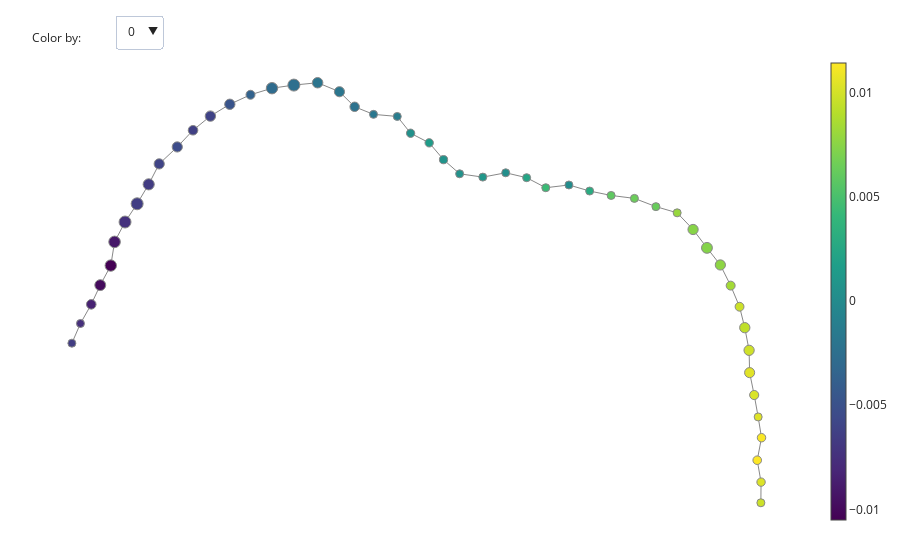

Here is the notebook cell this chart was saved with:
### Code cell
filter_func = map.Projection(columns=1)
cover = map.OneDimensionalCover(kind='uniform', n_intervals=50, overlap_frac=0.45)
#cover = map.CubicalCover(n_intervals=10, overlap_frac=0.3)
clusterer = cluster.DBSCAN()

pipe = map.make_mapper_pipeline(
    filter_func=filter_func,
    cover=cover,
    clusterer=clusterer,
    verbose=False,
    n_jobs=1,
)

fig = map.plot_static_mapper_graph(pipe, sq_locationnp_centered, color_data=sq_locationnp_centered)
fig.show(config={'scrollZoom': True})
#g = pipe.fit_transform(sq_locationnp_centered)
#color_data=sq_locationnp_centered[:,1]

### Figure 1 — Plotly figure (JSON) as saved in the notebook; plotly's stock layout.template omitted (floating-point values rounded to 4 significant figures; data arrays with more than 128 entries replaced by an {"elided": "..."} marker saying what was removed)
{"data": [{"hoverinfo": "none", "line": {"color": "#888", "width": 1}, "mode": "lines", "name": "edge_trace", "type": "scatter", "uid": "d831c3c5-e564-406e-8969-d3cedbcd8e04", "x": {"elided": "147 float values"}, "y": {"elided": "147 float values"}}, {"hoverinfo": "text", "hovertext": ["Node ID: 0<br>Pullback set label: 41<br>Partial cluster label: 0<br>Node size: 142<br>Summary statistic: 0.0093", "Node ID: 1<br>Pullback set label: 42<br>Partial cluster label: 0<br>Node size: 141<br>Summary statistic: 0.00984", "Node ID: 2<br>Pullback set label: 26<br>Partial cluster label: 0<br>Node size: 75<br>Summary statistic: 0.00102", "Node ID: 3<br>Pullback set label: 27<br>Partial cluster label: 0<br>Node size: 72<br>Summary statistic: 0.00039", "Node ID: 4<br>Pullback set label: 14<br>Partial cluster label: 0<br>Node size: 108<br>Summary statistic: -0.00359", "Node ID: 5<br>Pullback set label: 15<br>Partial cluster label: 0<br>Node size: 174<br>Summary statistic: -0.00281", "Node ID: 6<br>Pullback set label: 35<br>Partial cluster label: 0<br>Node size: 75<br>Summary statistic: 0.00795", "Node ID: 7<br>Pullback set label: 36<br>Partial cluster label: 0<br>Node size: 141<br>Summary statistic: 0.0074", "Node ID: 8<br>Pullback set label: 16<br>Partial cluster label: 0<br>Node size: 193<br>Summary statistic: -0.00256", "Node ID: 9<br>Pullback set label: 10<br>Partial cluster label: 0<br>Node size: 139<br>Summary statistic: -0.00539", "Node ID: 10<br>Pullback set label: 11<br>Partial cluster label: 0<br>Node size: 123<br>Summary statistic: -0.00633", "Node ID: 11<br>Pullback set label: 39<br>Partial cluster label: 0<br>Node size: 107<br>Summary statistic: 0.00835", "Node ID: 12<br>Pullback set label: 40<br>Partial cluster label: 0<br>Node size: 105<br>Summary statistic: 0.00976", "Node ID: 13<br>Pullback set label: 37<br>Partial cluster label: 0<br>Node size: 158<br>Summary statistic: 0.0073", "Node ID: 14<br>Pullback set label: 38<br>Partial cluster label: 0<br>Node size: 139<br>Summary statistic: 0.00762", "Node ID: 15<br>Pullback set label: 25<br>Partial cluster label: 0<br>Node size: 74<br>Summary statistic: 0.000605", "Node ID: 16<br>Pullback set label: 12<br>Partial cluster label: 0<br>Node size: 145<br>Summary statistic: -0.00604", "Node ID: 17<br>Pullback set label: 13<br>Partial cluster label: 0<br>Node size: 142<br>Summary statistic: -0.00473", "Node ID: 18<br>Pullback set label: 24<br>Partial cluster label: 0<br>Node size: 90<br>Summary statistic: 0.000737", "Node ID: 19<br>Pullback set label: 23<br>Partial cluster label: 0<br>Node size: 94<br>Summary statistic: 0.00146", "Node ID: 20<br>Pullback set label: 6<br>Partial cluster label: 0<br>Node size: 191<br>Summary statistic: -0.00737", "Node ID: 21<br>Pullback set label: 7<br>Partial cluster label: 0<br>Node size: 193<br>Summary statistic: -0.00647", "Node ID: 22<br>Pullback set label: 19<br>Partial cluster label: 0<br>Node size: 120<br>Summary statistic: -0.0023", "Node ID: 23<br>Pullback set label: 18<br>Partial cluster label: 0<br>Node size: 138<br>Summary statistic: -0.00185", "Node ID: 24<br>Pullback set label: 30<br>Partial cluster label: 0<br>Node size: 11<br>Summary statistic: 0.000133", "Node ID: 25<br>Pullback set label: 31<br>Partial cluster label: 0<br>Node size: 19<br>Summary statistic: 0.00293", "Node ID: 26<br>Pullback set label: 17<br>Partial cluster label: 0<br>Node size: 148<br>Summary statistic: -0.00198", "Node ID: 27<br>Pullback set label: 43<br>Partial cluster label: 0<br>Node size: 136<br>Summary statistic: 0.0104", "Node ID: 28<br>Pullback set label: 8<br>Partial cluster label: 0<br>Node size: 167<br>Summary statistic: -0.00661", "Node ID: 29<br>Pullback set label: 9<br>Partial cluster label: 0<br>Node size: 140<br>Summary statistic: -0.00602", "Node ID: 30<br>Pullback set label: 20<br>Partial cluster label: 0<br>Node size: 73<br>Summary statistic: -0.00175", "Node ID: 31<br>Pullback set label: 21<br>Partial cluster label: 0<br>Node size: 71<br>Summary statistic: -0.00126", "Node ID: 32<br>Pullback set label: 34<br>Partial cluster label: 0<br>Node size: 71<br>Summary statistic: 0.0063", "Node ID: 33<br>Pullback set label: 22<br>Partial cluster label: 0<br>Node size: 93<br>Summary statistic: 0.000564", "Node ID: 34<br>Pullback set label: 44<br>Partial cluster label: 0<br>Node size: 112<br>Summary statistic: 0.0102", "Node ID: 35<br>Pullback set label: 4<br>Partial cluster label: 0<br>Node size: 174<br>Summary statistic: -0.0105", "Node ID: 36<br>Pullback set label: 5<br>Partial cluster label: 0<br>Node size: 179<br>Summary statistic: -0.0091", "Node ID: 37<br>Pullback set label: 47<br>Partial cluster label: 0<br>Node size: 99<br>Summary statistic: 0.0114", "Node ID: 38<br>Pullback set label: 48<br>Partial cluster label: 0<br>Node size: 94<br>Summary statistic: 0.0103", "Node ID: 39<br>Pullback set label: 3<br>Partial cluster label: 0<br>Node size: 159<br>Summary statistic: -0.00988", "Node ID: 40<br>Pullback set label: 45<br>Partial cluster label: 0<br>Node size: 84<br>Summary statistic: 0.0104", "Node ID: 41<br>Pullback set label: 46<br>Partial cluster label: 0<br>Node size: 96<br>Summary statistic: 0.0113", "Node ID: 42<br>Pullback set label: 32<br>Partial cluster label: 0<br>Node size: 28<br>Summary statistic: 0.00588", "Node ID: 43<br>Pullback set label: 28<br>Partial cluster label: 0<br>Node size: 38<br>Summary statistic: 0.00235", "Node ID: 44<br>Pullback set label: 33<br>Partial cluster label: 0<br>Node size: 57<br>Summary statistic: 0.00639", "Node ID: 45<br>Pullback set label: 49<br>Partial cluster label: 0<br>Node size: 49<br>Summary statistic: 0.00974", "Node ID: 46<br>Pullback set label: 29<br>Partial cluster label: 0<br>Node size: 18<br>Summary statistic: 0.00437", "Node ID: 47<br>Pullback set label: 1<br>Partial cluster label: 0<br>Node size: 81<br>Summary statistic: -0.0075", "Node ID: 48<br>Pullback set label: 2<br>Partial cluster label: 0<br>Node size: 123<br>Summary statistic: -0.00844", "Node ID: 49<br>Pullback set label: 0<br>Partial cluster label: 0<br>Node size: 42<br>Summary statistic: -0.00654"], "marker": {"color": [0.009301, 0.009837, 0.001021, 0.0003895, -0.00359, -0.002809, 0.007949, 0.007395, -0.002557, -0.005386, -0.006329, 0.008352, 0.009759, 0.007298, 0.007615, 0.0006048, -0.006038, -0.004728, 0.0007374, 0.001457, -0.007367, -0.006471, -0.002304, -0.001847, 0.0001333, 0.002932, -0.001982, 0.01045, -0.006606, -0.006023, -0.001754, -0.00126, 0.006297, 0.0005636, 0.01019, -0.0105, -0.009095, 0.01141, 0.01028, -0.009882, 0.0104, 0.01129, 0.005877, 0.002355, 0.006394, 0.009737, 0.004372, -0.007496, -0.008442, -0.006536], "colorbar": {"thickness": 15, "title": {"side": "right", "text": ""}, "xanchor": "left"}, "colorscale": [[0, "#440154"], [0.1111, "#482878"], [0.2222, "#3e4989"], [0.3333, "#31688e"], [0.4444, "#26828e"], [0.5556, "#1f9e89"], [0.6667, "#35b779"], [0.7778, "#6ece58"], [0.8889, "#b5de2b"], [1, "#fde725"]], "line": {"color": "#888", "width": 1}, "opacity": 1, "reversescale": false, "showscale": true, "size": [142, 141, 75, 72, 108, 174, 75, 141, 193, 139, 123, 107, 105, 158, 139, 74, 145, 142, 90, 94, 191, 193, 120, 138, 11, 19, 148, 136, 167, 140, 73, 71, 71, 93, 112, 174, 179, 99, 94, 159, 84, 96, 28, 38, 57, 49, 18, 81, 123, 42], "sizemin": 4, "sizemode": "area", "sizeref": 2.681}, "mode": "markers", "name": "node_trace", "type": "scatter", "uid": "d9221c82-4efa-4f8a-88d7-627988b3e07f", "x": [1.831, 1.86, 0.07076, 0.2247, -1.49, -1.346, 1.377, 1.484, -1.199, -1.982, -1.876, 1.736, 1.796, 1.577, 1.667, -0.08484, -1.76, -1.629, -0.1931, -0.2894, -2.333, -2.252, -0.7902, -0.8924, 0.6495, 0.7887, -1.039, 1.864, -2.174, -2.104, -0.6636, -0.504, 1.234, -0.4144, 1.894, -2.429, -2.403, 1.915, 1.94, -2.5, 1.921, 1.944, 0.9331, 0.3653, 1.089, 1.939, 0.4939, -2.633, -2.56, -2.69], "y": [-0.8313, -0.9923, 0.2394, 0.2701, 0.8251, 0.8717, -0.01452, -0.1331, 0.8939, 0.4539, 0.5726, -0.5323, -0.6825, -0.2638, -0.3853, 0.2629, 0.6734, 0.7576, 0.3635, 0.4833, -0.07999, 0.04977, 0.7395, 0.8467, 0.1834, 0.1404, 0.9106, -1.151, 0.188, 0.3333, 0.6856, 0.6708, 0.0294, 0.5515, -1.31, -0.3897, -0.2214, -1.774, -1.93, -0.5286, -1.466, -1.614, 0.1091, 0.2353, 0.08817, -2.077, 0.164, -0.8016, -0.6654, -0.9416]}], "layout": {"annotations": [{"align": "left", "showarrow": false, "text": "Color by:", "x": 0, "xref": "paper", "y": 1.055, "yref": "paper"}], "autosize": false, "hovermode": "closest", "margin": {"b": 20, "l": 5, "r": 5, "t": 40}, "showlegend": false, "title": {"text": ""}, "updatemenus": [{"buttons": [{"args": [{"hovertext": [null, ["Node ID: 0<br>Pullback set label: 41<br>Partial cluster label: 0<br>Node size: 142<br>Summary statistic: 0.0093", "Node ID: 1<br>Pullback set label: 42<br>Partial cluster label: 0<br>Node size: 141<br>Summary statistic: 0.00984", "Node ID: 2<br>Pullback set label: 26<br>Partial cluster label: 0<br>Node size: 75<br>Summary statistic: 0.00102", "Node ID: 3<br>Pullback set label: 27<br>Partial cluster label: 0<br>Node size: 72<br>Summary statistic: 0.00039", "Node ID: 4<br>Pullback set label: 14<br>Partial cluster label: 0<br>Node size: 108<br>Summary statistic: -0.00359", "Node ID: 5<br>Pullback set label: 15<br>Partial cluster label: 0<br>Node size: 174<br>Summary statistic: -0.00281", "Node ID: 6<br>Pullback set label: 35<br>Partial cluster label: 0<br>Node size: 75<br>Summary statistic: 0.00795", "Node ID: 7<br>Pullback set label: 36<br>Partial cluster label: 0<br>Node size: 141<br>Summary statistic: 0.0074", "Node ID: 8<br>Pullback set label: 16<br>Partial cluster label: 0<br>Node size: 193<br>Summary statistic: -0.00256", "Node ID: 9<br>Pullback set label: 10<br>Partial cluster label: 0<br>Node size: 139<br>Summary statistic: -0.00539", "Node ID: 10<br>Pullback set label: 11<br>Partial cluster label: 0<br>Node size: 123<br>Summary statistic: -0.00633", "Node ID: 11<br>Pullback set label: 39<br>Partial cluster label: 0<br>Node size: 107<br>Summary statistic: 0.00835", "Node ID: 12<br>Pullback set label: 40<br>Partial cluster label: 0<br>Node size: 105<br>Summary statistic: 0.00976", "Node ID: 13<br>Pullback set label: 37<br>Partial cluster label: 0<br>Node size: 158<br>Summary statistic: 0.0073", "Node ID: 14<br>Pullback set label: 38<br>Partial cluster label: 0<br>Node size: 139<br>Summary statistic: 0.00762", "Node ID: 15<br>Pullback set label: 25<br>Partial cluster label: 0<br>Node size: 74<br>Summary statistic: 0.000605", "Node ID: 16<br>Pullback set label: 12<br>Partial cluster label: 0<br>Node size: 145<br>Summary statistic: -0.00604", "Node ID: 17<br>Pullback set label: 13<br>Partial cluster label: 0<br>Node size: 142<br>Summary statistic: -0.00473", "Node ID: 18<br>Pullback set label: 24<br>Partial cluster label: 0<br>Node size: 90<br>Summary statistic: 0.000737", "Node ID: 19<br>Pullback set label: 23<br>Partial cluster label: 0<br>Node size: 94<br>Summary statistic: 0.00146", "Node ID: 20<br>Pullback set label: 6<br>Partial cluster label: 0<br>Node size: 191<br>Summary statistic: -0.00737", "Node ID: 21<br>Pullback set label: 7<br>Partial cluster label: 0<br>Node size: 193<br>Summary statistic: -0.00647", "Node ID: 22<br>Pullback set label: 19<br>Partial cluster label: 0<br>Node size: 120<br>Summary statistic: -0.0023", "Node ID: 23<br>Pullback set label: 18<br>Partial cluster label: 0<br>Node size: 138<br>Summary statistic: -0.00185", "Node ID: 24<br>Pullback set label: 30<br>Partial cluster label: 0<br>Node size: 11<br>Summary statistic: 0.000133", "Node ID: 25<br>Pullback set label: 31<br>Partial cluster label: 0<br>Node size: 19<br>Summary statistic: 0.00293", "Node ID: 26<br>Pullback set label: 17<br>Partial cluster label: 0<br>Node size: 148<br>Summary statistic: -0.00198", "Node ID: 27<br>Pullback set label: 43<br>Partial cluster label: 0<br>Node size: 136<br>Summary statistic: 0.0104", "Node ID: 28<br>Pullback set label: 8<br>Partial cluster label: 0<br>Node size: 167<br>Summary statistic: -0.00661", "Node ID: 29<br>Pullback set label: 9<br>Partial cluster label: 0<br>Node size: 140<br>Summary statistic: -0.00602", "Node ID: 30<br>Pullback set label: 20<br>Partial cluster label: 0<br>Node size: 73<br>Summary statistic: -0.00175", "Node ID: 31<br>Pullback set label: 21<br>Partial cluster label: 0<br>Node size: 71<br>Summary statistic: -0.00126", "Node ID: 32<br>Pullback set label: 34<br>Partial cluster label: 0<br>Node size: 71<br>Summary statistic: 0.0063", "Node ID: 33<br>Pullback set label: 22<br>Partial cluster label: 0<br>Node size: 93<br>Summary statistic: 0.000564", "Node ID: 34<br>Pullback set label: 44<br>Partial cluster label: 0<br>Node size: 112<br>Summary statistic: 0.0102", "Node ID: 35<br>Pullback set label: 4<br>Partial cluster label: 0<br>Node size: 174<br>Summary statistic: -0.0105", "Node ID: 36<br>Pullback set label: 5<br>Partial cluster label: 0<br>Node size: 179<br>Summary statistic: -0.0091", "Node ID: 37<br>Pullback set label: 47<br>Partial cluster label: 0<br>Node size: 99<br>Summary statistic: 0.0114", "Node ID: 38<br>Pullback set label: 48<br>Partial cluster label: 0<br>Node size: 94<br>Summary statistic: 0.0103", "Node ID: 39<br>Pullback set label: 3<br>Partial cluster label: 0<br>Node size: 159<br>Summary statistic: -0.00988", "Node ID: 40<br>Pullback set label: 45<br>Partial cluster label: 0<br>Node size: 84<br>Summary statistic: 0.0104", "Node ID: 41<br>Pullback set label: 46<br>Partial cluster label: 0<br>Node size: 96<br>Summary statistic: 0.0113", "Node ID: 42<br>Pullback set label: 32<br>Partial cluster label: 0<br>Node size: 28<br>Summary statistic: 0.00588", "Node ID: 43<br>Pullback set label: 28<br>Partial cluster label: 0<br>Node size: 38<br>Summary statistic: 0.00235", "Node ID: 44<br>Pullback set label: 33<br>Partial cluster label: 0<br>Node size: 57<br>Summary statistic: 0.00639", "Node ID: 45<br>Pullback set label: 49<br>Partial cluster label: 0<br>Node size: 49<br>Summary statistic: 0.00974", "Node ID: 46<br>Pullback set label: 29<br>Partial cluster label: 0<br>Node size: 18<br>Summary statistic: 0.00437", "Node ID: 47<br>Pullback set label: 1<br>Partial cluster label: 0<br>Node size: 81<br>Summary statistic: -0.0075", "Node ID: 48<br>Pullback set label: 2<br>Partial cluster label: 0<br>Node size: 123<br>Summary statistic: -0.00844", "Node ID: 49<br>Pullback set label: 0<br>Partial cluster label: 0<br>Node size: 42<br>Summary statistic: -0.00654"]], "marker.color": [null, [0.009301, 0.009837, 0.001021, 0.0003895, -0.00359, -0.002809, 0.007949, 0.007395, -0.002557, -0.005386, -0.006329, 0.008352, 0.009759, 0.007298, 0.007615, 0.0006048, -0.006038, -0.004728, 0.0007374, 0.001457, -0.007367, -0.006471, -0.002304, -0.001847, 0.0001333, 0.002932, -0.001982, 0.01045, -0.006606, -0.006023, -0.001754, -0.00126, 0.006297, 0.0005636, 0.01019, -0.0105, -0.009095, 0.01141, 0.01028, -0.009882, 0.0104, 0.01129, 0.005877, 0.002355, 0.006394, 0.009737, 0.004372, -0.007496, -0.008442, -0.006536]]}], "label": "0", "method": "restyle"}, {"args": [{"hovertext": [null, ["Node ID: 0<br>Pullback set label: 41<br>Partial cluster label: 0<br>Node size: 142<br>Summary statistic: 0.0131", "Node ID: 1<br>Pullback set label: 42<br>Partial cluster label: 0<br>Node size: 141<br>Summary statistic: 0.0138", "Node ID: 2<br>Pullback set label: 26<br>Partial cluster label: 0<br>Node size: 75<br>Summary statistic: 0.00279", "Node ID: 3<br>Pullback set label: 27<br>Partial cluster label: 0<br>Node size: 72<br>Summary statistic: 0.00329", "Node ID: 4<br>Pullback set label: 14<br>Partial cluster label: 0<br>Node size: 108<br>Summary statistic: -0.00559", "Node ID: 5<br>Pullback set label: 15<br>Partial cluster label: 0<br>Node size: 174<br>Summary statistic: -0.00485", "Node ID: 6<br>Pullback set label: 35<br>Partial cluster label: 0<br>Node size: 75<br>Summary statistic: 0.00903", "Node ID: 7<br>Pullback set label: 36<br>Partial cluster label: 0<br>Node size: 141<br>Summary statistic: 0.00966", "Node ID: 8<br>Pullback set label: 16<br>Partial cluster label: 0<br>Node size: 193<br>Summary statistic: -0.00433", "Node ID: 9<br>Pullback set label: 10<br>Partial cluster label: 0<br>Node size: 139<br>Summary statistic: -0.00835", "Node ID: 10<br>Pullback set label: 11<br>Partial cluster label: 0<br>Node size: 123<br>Summary statistic: -0.0077", "Node ID: 11<br>Pullback set label: 39<br>Partial cluster label: 0<br>Node size: 107<br>Summary statistic: 0.0116", "Node ID: 12<br>Pullback set label: 40<br>Partial cluster label: 0<br>Node size: 105<br>Summary statistic: 0.0125", "Node ID: 13<br>Pullback set label: 37<br>Partial cluster label: 0<br>Node size: 158<br>Summary statistic: 0.0103", "Node ID: 14<br>Pullback set label: 38<br>Partial cluster label: 0<br>Node size: 139<br>Summary statistic: 0.011", "Node ID: 15<br>Pullback set label: 25<br>Partial cluster label: 0<br>Node size: 74<br>Summary statistic: 0.00197", "Node ID: 16<br>Pullback set label: 12<br>Partial cluster label: 0<br>Node size: 145<br>Summary statistic: -0.00692", "Node ID: 17<br>Pullback set label: 13<br>Partial cluster label: 0<br>Node size: 142<br>Summary statistic: -0.00637", "Node ID: 18<br>Pullback set label: 24<br>Partial cluster label: 0<br>Node size: 90<br>Summary statistic: 0.00128", "Node ID: 19<br>Pullback set label: 23<br>Partial cluster label: 0<br>Node size: 94<br>Summary statistic: 0.000596", "Node ID: 20<br>Pullback set label: 6<br>Partial cluster label: 0<br>Node size: 191<br>Summary statistic: -0.0111", "Node ID: 21<br>Pullback set label: 7<br>Partial cluster label: 0<br>Node size: 193<br>Summary statistic: -0.0105", "Node ID: 22<br>Pullback set label: 19<br>Partial cluster label: 0<br>Node size: 120<br>Summary statistic: -0.00225", "Node ID: 23<br>Pullback set label: 18<br>Partial cluster label: 0<br>Node size: 138<br>Summary statistic: -0.00283", "Node ID: 24<br>Pullback set label: 30<br>Partial cluster label: 0<br>Node size: 11<br>Summary statistic: 0.00551", "Node ID: 25<br>Pullback set label: 31<br>Partial cluster label: 0<br>Node size: 19<br>Summary statistic: 0.00632", "Node ID: 26<br>Pullback set label: 17<br>Partial cluster label: 0<br>Node size: 148<br>Summary statistic: -0.00356", "Node ID: 27<br>Pullback set label: 43<br>Partial cluster label: 0<br>Node size: 136<br>Summary statistic: 0.0145", "Node ID: 28<br>Pullback set label: 8<br>Partial cluster label: 0<br>Node size: 167<br>Summary statistic: -0.0098", "Node ID: 29<br>Pullback set label: 9<br>Partial cluster label: 0<br>Node size: 140<br>Summary statistic: -0.00905", "Node ID: 30<br>Pullback set label: 20<br>Partial cluster label: 0<br>Node size: 73<br>Summary statistic: -0.00152", "Node ID: 31<br>Pullback set label: 21<br>Partial cluster label: 0<br>Node size: 71<br>Summary statistic: -0.000745", "Node ID: 32<br>Pullback set label: 34<br>Partial cluster label: 0<br>Node size: 71<br>Summary statistic: 0.00818", "Node ID: 33<br>Pullback set label: 22<br>Partial cluster label: 0<br>Node size: 93<br>Summary statistic: -5.68e-05", "Node ID: 34<br>Pullback set label: 44<br>Partial cluster label: 0<br>Node size: 112<br>Summary statistic: 0.0151", "Node ID: 35<br>Pullback set label: 4<br>Partial cluster label: 0<br>Node size: 174<br>Summary statistic: -0.0125", "Node ID: 36<br>Pullback set label: 5<br>Partial cluster label: 0<br>Node size: 179<br>Summary statistic: -0.0119", "Node ID: 37<br>Pullback set label: 47<br>Partial cluster label: 0<br>Node size: 99<br>Summary statistic: 0.0172", "Node ID: 38<br>Pullback set label: 48<br>Partial cluster label: 0<br>Node size: 94<br>Summary statistic: 0.0179", "Node ID: 39<br>Pullback set label: 3<br>Partial cluster label: 0<br>Node size: 159<br>Summary statistic: -0.0132", "Node ID: 40<br>Pullback set label: 45<br>Partial cluster label: 0<br>Node size: 84<br>Summary statistic: 0.0159", "Node ID: 41<br>Pullback set label: 46<br>Partial cluster label: 0<br>Node size: 96<br>Summary statistic: 0.0166", "Node ID: 42<br>Pullback set label: 32<br>Partial cluster label: 0<br>Node size: 28<br>Summary statistic: 0.00686", "Node ID: 43<br>Pullback set label: 28<br>Partial cluster label: 0<br>Node size: 38<br>Summary statistic: 0.004", "Node ID: 44<br>Pullback set label: 33<br>Partial cluster label: 0<br>Node size: 57<br>Summary statistic: 0.00773", "Node ID: 45<br>Pullback set label: 49<br>Partial cluster label: 0<br>Node size: 49<br>Summary statistic: 0.0184", "Node ID: 46<br>Pullback set label: 29<br>Partial cluster label: 0<br>Node size: 18<br>Summary statistic: 0.00462", "Node ID: 47<br>Pullback set label: 1<br>Partial cluster label: 0<br>Node size: 81<br>Summary statistic: -0.0145", "Node ID: 48<br>Pullback set label: 2<br>Partial cluster label: 0<br>Node size: 123<br>Summary statistic: -0.0139", "Node ID: 49<br>Pullback set label: 0<br>Partial cluster label: 0<br>Node size: 42<br>Summary statistic: -0.0152"]], "marker.color": [null, [0.0131, 0.01384, 0.002787, 0.003288, -0.005588, -0.00485, 0.009027, 0.009662, -0.004332, -0.008349, -0.007697, 0.0116, 0.01252, 0.01025, 0.01098, 0.001967, -0.006916, -0.006374, 0.001281, 0.0005962, -0.01115, -0.01046, -0.002254, -0.002832, 0.005515, 0.006324, -0.003564, 0.01446, -0.009805, -0.009052, -0.001519, -0.0007451, 0.008176, -5.677e-05, 0.01511, -0.01254, -0.01185, 0.01723, 0.01791, -0.01316, 0.01589, 0.01663, 0.006862, 0.003999, 0.007727, 0.01838, 0.00462, -0.01448, -0.01387, -0.01515]]}], "label": "1", "method": "restyle"}], "direction": "down", "pad": {"r": 10, "t": 10}, "showactive": true, "x": 0.11, "xanchor": "left", "y": 1.1, "yanchor": "top"}], "xaxis": {"showgrid": false, "showline": false, "showticklabels": false, "ticks": "", "title": {"text": ""}, "zeroline": false}, "yaxis": {"showgrid": false, "showline": false, "showticklabels": false, "ticks": "", "title": {"text": ""}, "zeroline": false}}}
